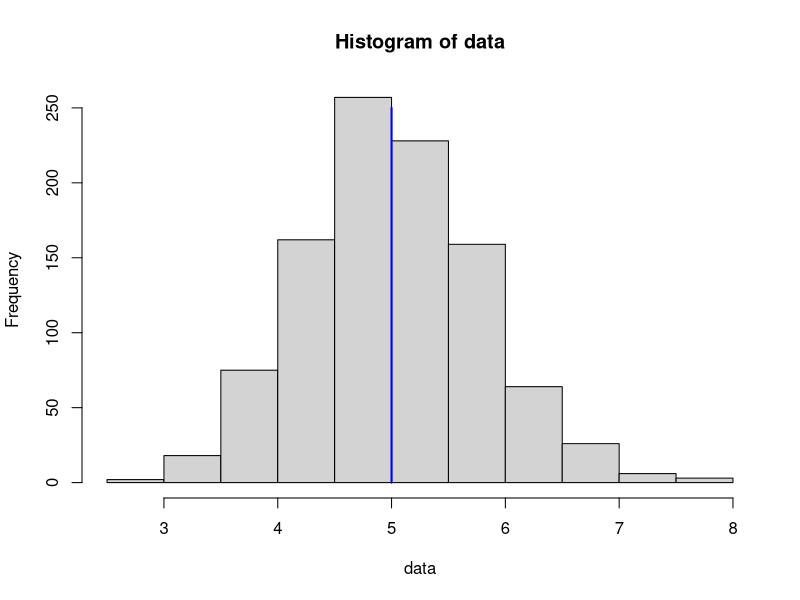

Generate this figure with R: (Note: this script raises an error after producing the figure.)
## ---- chunk 1
library(knitr)
library(ggplot2)
set.seed(123)
lambda <- 0.2
data <- sapply(1:1000,
               function(x){mean(rexp(40,lambda))})
## ---- chunk 2
hist(data)
lines(x=c(1/lambda,1/lambda),y=c(0,250),col='blue',lwd=2)
## ---- chunk 3
variances <- c(var(data),(1/lambda)^2/40)
type <- c("simulated","theoretical")
qplot(x=type,y=variances,geom="bar",stat='identity',main="Variance",col=type)
## ---- chunk 4
hist(data,breaks=20)
curve(dnorm(x,mean=mean(data),sd=sd(data))*1000/5,col="blue",lwd=2,add=T)
